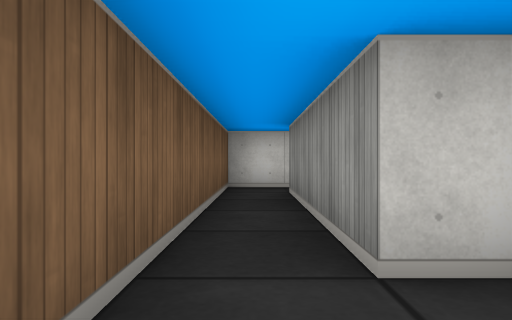
View 1 (above)

16 first-person views from a walk through a cub3D ray-caster map. The camera is about half as high as the walls, looks level and sees 70° across. The floor is counted in squares. Each view is taken from the middle of a square. On the plan, view 1 faces up. The plan holds only what a view shows up to about 9 squares ahead; the rest is blank.

View 2
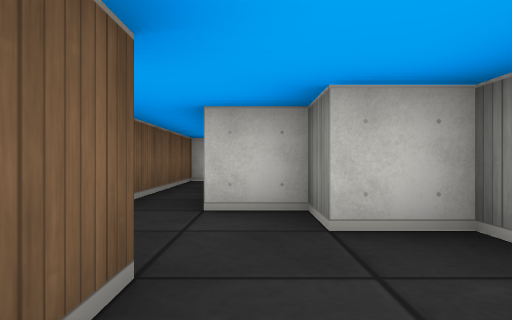

View 3
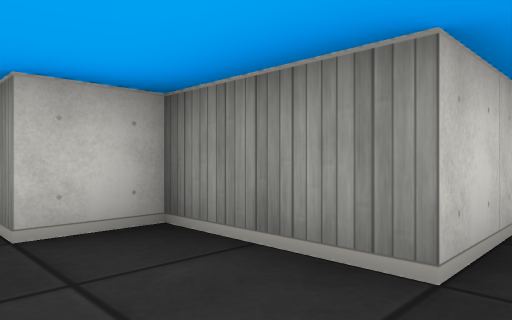

View 4
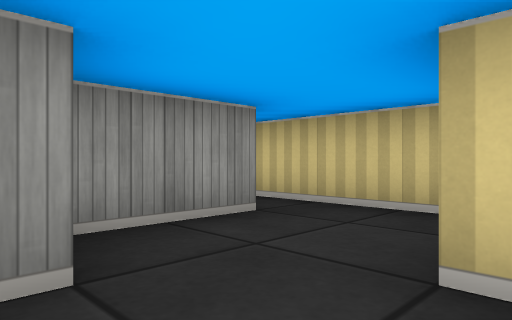

View 5
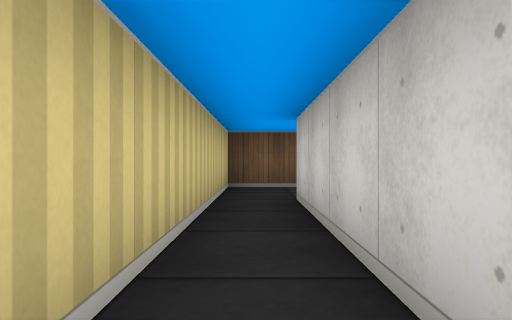

View 6
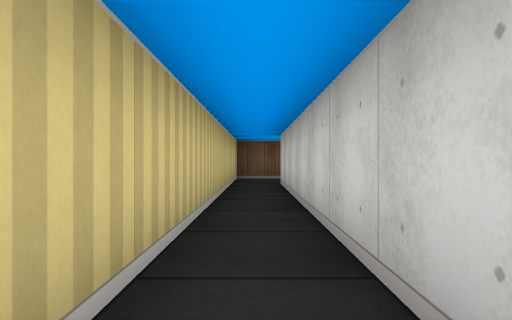

View 7
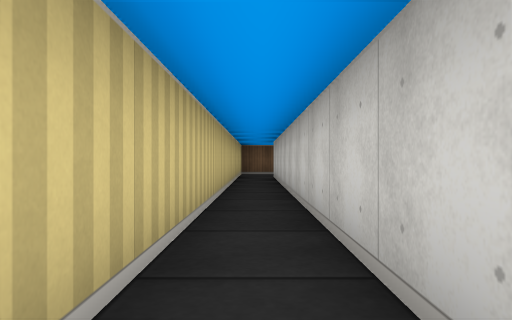

View 8
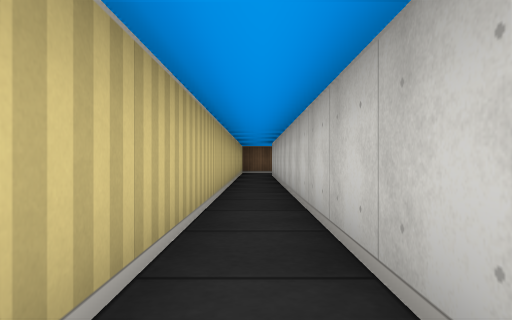

View 9
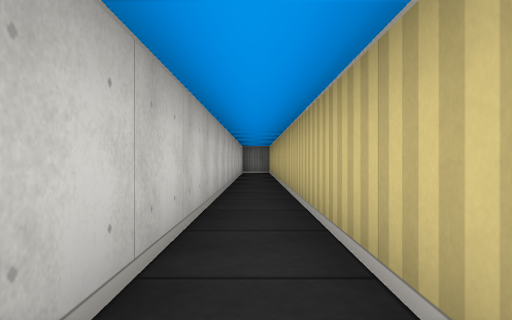

View 10
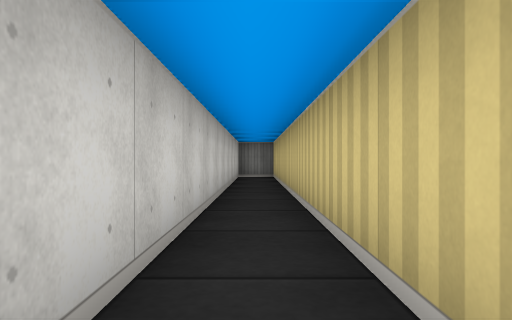

View 11
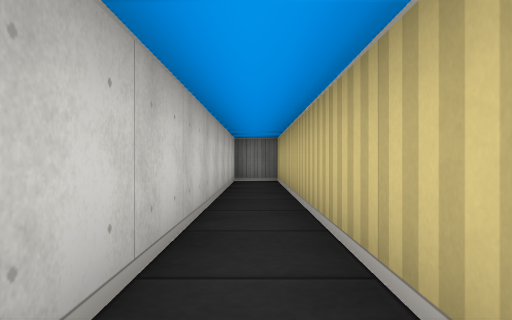

View 12
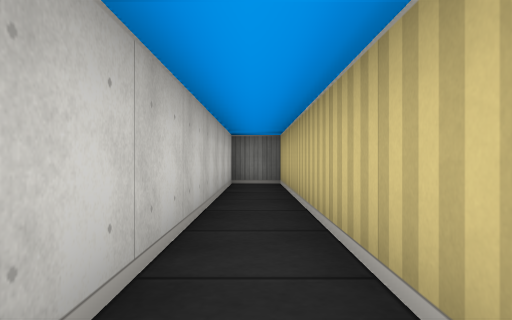

View 13
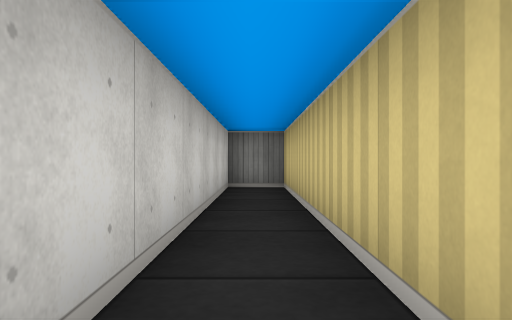

View 14
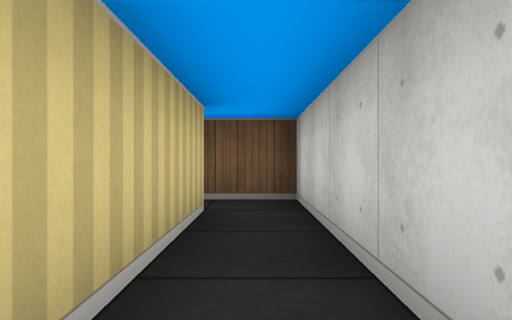

View 15
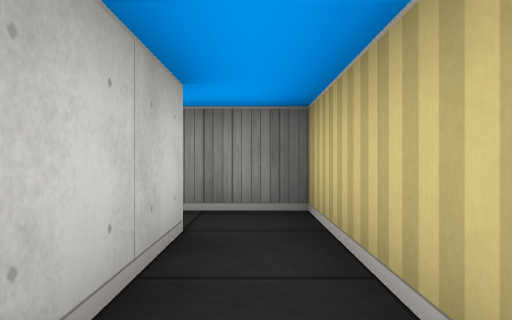

View 16
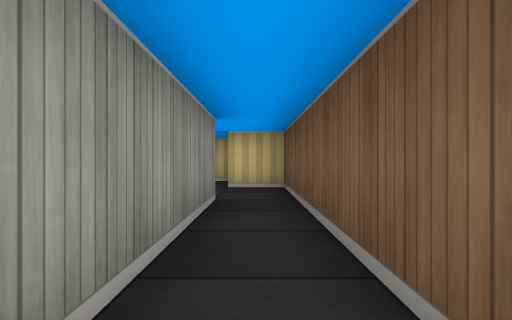

### Floor plan
Ten units are one square. View 1 is at (0, 0); x grows to the right and y downward. Boxes are objects, and circles mark ways between rooms. Rooms are numbered by the first view taken in them; rooms with no view inside come last. Other rooms are left out.
<svg viewBox="-10 -75 260 105">
<path fill="none" stroke="#000" d="M-5 -55 -5 5 5 5 5 25 245 25 245 15 25 15 25 -5 15 -5 15 -15 5 -15 5 -55M5 -55 45 -55 45 -68M35 -65 -5 -65 -5 -55"/>
<circle cx="0" cy="-50" r="3" fill="#2a7"/>
<text x="90" y="20">1</text>
<text x="20" y="-60">2</text>
</svg>
Room 1 opens to room 2.

Where each view was taken, in squares from view 1:
view 1: 0 up, 0 right, facing up
view 2: 2 down, 1 right, facing up
view 3: 2 down, 1 right, facing up-right
view 4: 1 up, 0 right, facing down-right
view 5: 2 down, 7 right, facing left
view 6: 2 down, 10 right, facing left
view 7: 2 down, 13 right, facing left
view 8: 2 down, 14 right, facing left
view 9: 2 down, 11 right, facing right
view 10: 2 down, 14 right, facing right
view 11: 2 down, 16 right, facing right
view 12: 2 down, 17 right, facing right
view 13: 2 down, 18 right, facing right
view 14: 6 up, 4 right, facing left
view 15: 6 up, 1 right, facing right
view 16: 6 up, 0 right, facing down
